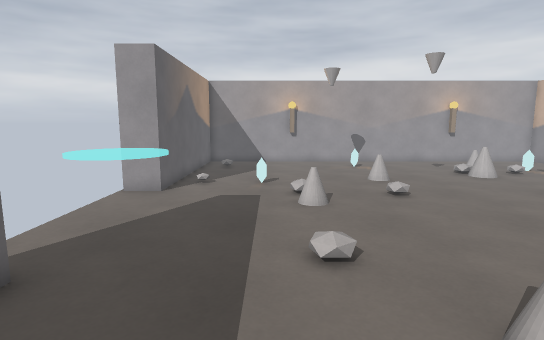
[1] (above)

15 first-person views from a walk through a Godot game level. The camera is 1.4 m above the floor, tilts 8° down and sees 80° across. The floor is counted in squares, 0.5 m on a side. Each view is taken from the middle of a square. On the plan, view 1 faces up. The plan holds only what a view shows up to about 20 squares ahead; the rest is blank.

[2]
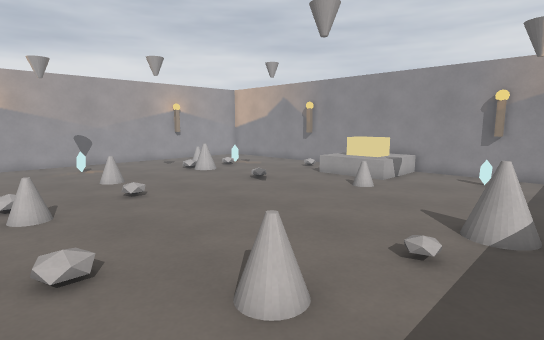

[3]
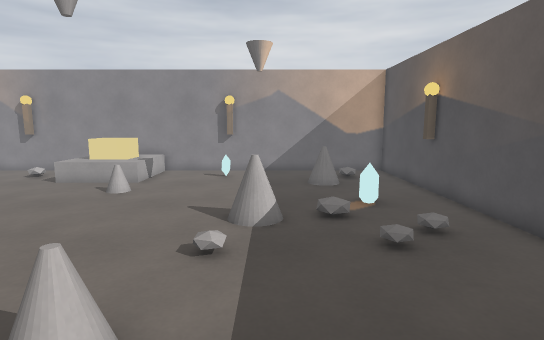

[4]
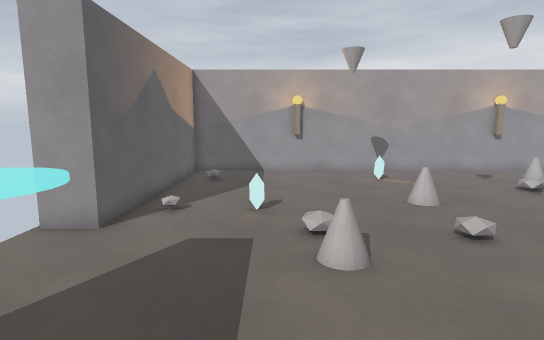

[5]
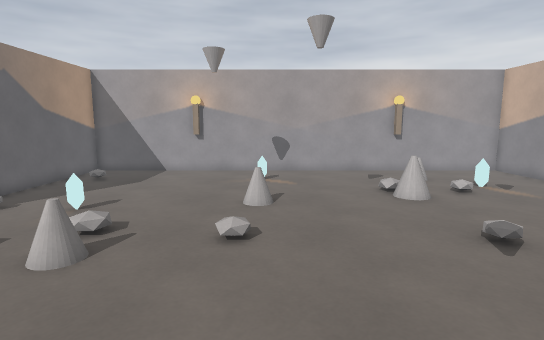

[6]
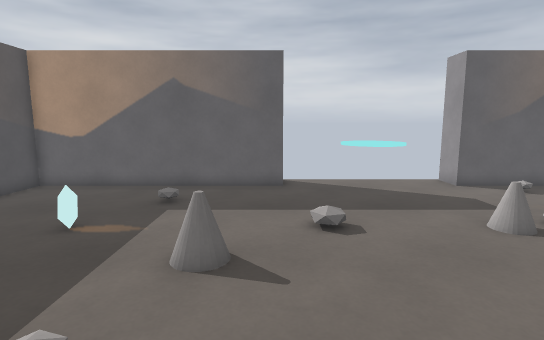

[7]
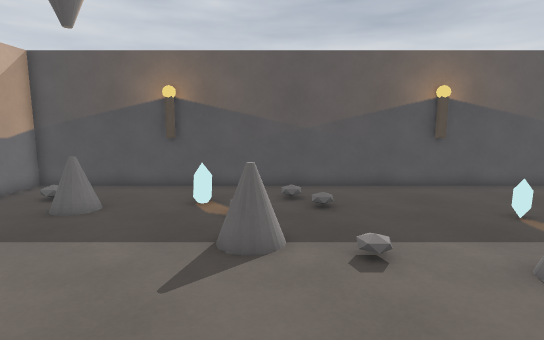

[8]
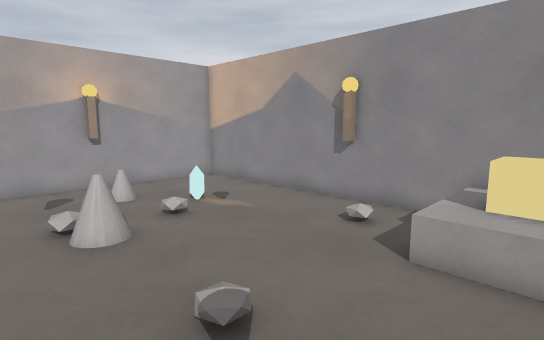

[9]
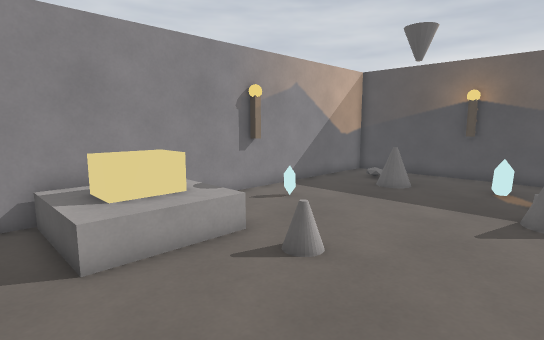

[10]
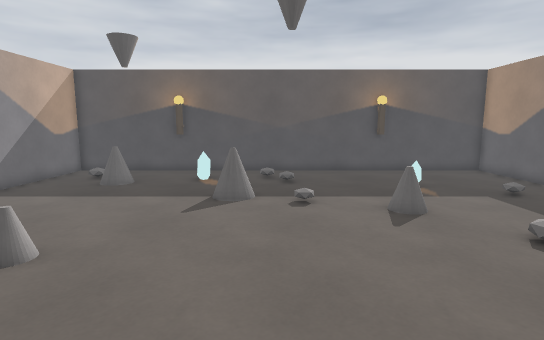

[11]
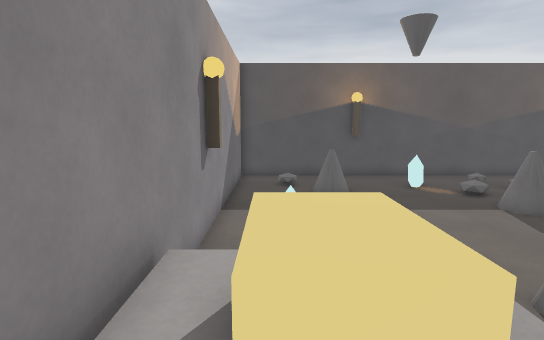

[12]
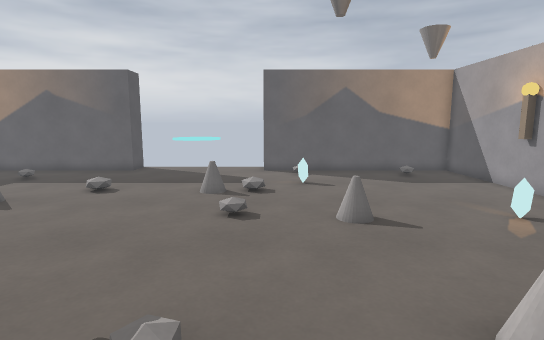

[13]
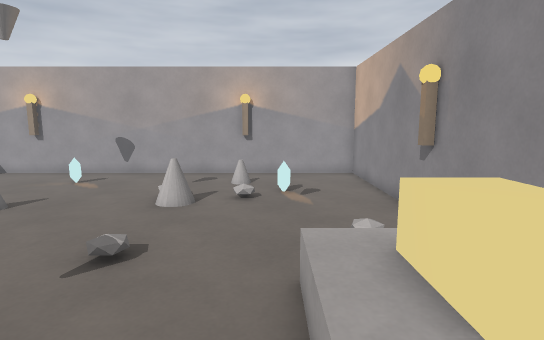

[14]
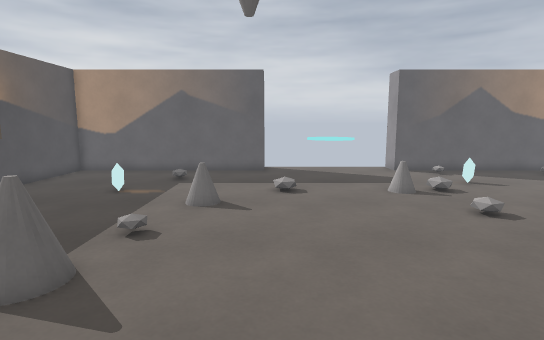

[15]
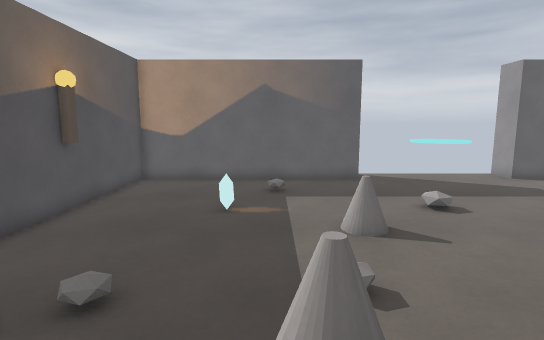

### Floor plan
Key: @ floor where view 1 was taken; # wall or solid block; . main floor; : floor 0.25 m higher than the main floor; / step, stairs or slope; = window, fence, low wall or low ledge; C crystal; O other object.
Columns run from 6 left of view 1 to 20 right of it. Each row starts with its distance up from view 1.
 25  ######OO##########OO######
 24  #.....OO..........OO.....#
 23  #........................#
 22  #.................==.....#
 21  #..........C......==.....#
 20  #........................#
 19  #...............:...CC...#
 18  #...............==.:.....#
 17  #.........==....==.......#
 16  #.........==............##
 15  #....C..................OO
 14 ##........................#
 13 ......./.../..............#
 12 .......==../..............#
 11 .......==............. // #
 10 ...................... // #
  9 ...................... // #
  8 ...................==. // #
  7 ...................==.....#
  6  #........................#
  5  #........................#
  4  #.......==............CC##
  3  #.......==..............OO
  2  #.............==.........#
  1  #.............==.........#
  0  #....@CC.................#
 -1  #......C.......:....==...#
 -2  #.........../...CC..==...#
 -3  #............:..CC..../..#
 -4  #........................#
 -5  #.....##..........##.....#
 -6  ##########################

Where each view was taken, in squares from view 1:
view 1: 0 up, 0 right, facing up
view 2: 0 up, 0 right, facing up-right
view 3: 1 up, 0 right, facing right
view 4: 5 up, 0 right, facing up
view 5: 5 up, 6 right, facing up
view 6: 5 up, 10 right, facing left
view 7: 9 up, 9 right, facing down
view 8: 9 up, 9 right, facing up-right
view 9: 13 up, 9 right, facing down-right
view 10: 14 up, 8 right, facing down
view 11: 12 up, 18 right, facing down
view 12: 14 up, 15 right, facing left
view 13: 6 up, 15 right, facing up
view 14: 6 up, 15 right, facing left
view 15: 1 up, 12 right, facing left
